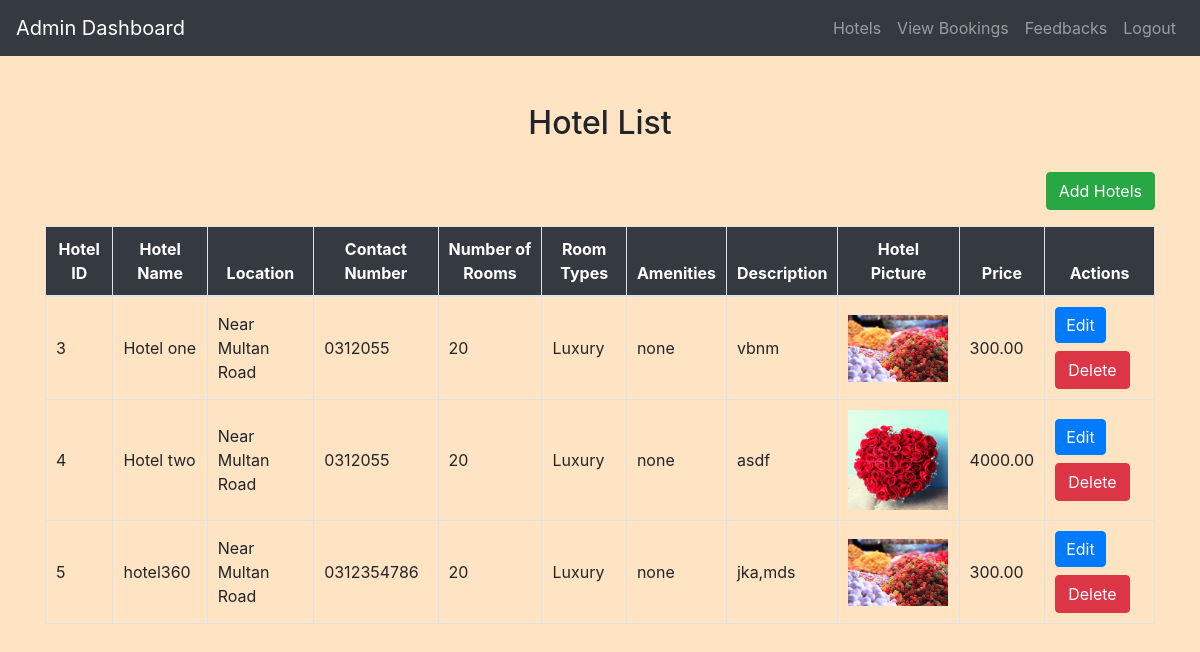
The app's page /admin/manage_hotels.php (signed in) with its own data.
### tables this page shows
CREATE TABLE `hotel` (
  `hotel_id` int(11) NOT NULL,
  `hotel_name` varchar(255) NOT NULL,
  `location` varchar(255) NOT NULL,
  `contact_number` varchar(20) NOT NULL,
  `number_of_rooms` int(11) DEFAULT NULL,
  `room_types` varchar(255) DEFAULT NULL,
  `amenities` varchar(255) DEFAULT NULL,
  `description` text DEFAULT NULL,
  `hotel_picture` varchar(255) NOT NULL,
  `price` decimal(10,2) DEFAULT NULL
);

### admin/manage_hotels.php (the view, shortened to what this page needs)
<?php
include('config.php');
$selectSql = "SELECT * FROM hotel";
$result = $conn->query($selectSql);
?>
<!DOCTYPE html>
<html>
<head>
    <link rel="stylesheet" href="https://maxcdn.bootstrapcdn.com/bootstrap/4.5.2/css/bootstrap.min.css">
    <link rel="stylesheet" href="../css/style.css">
</head>
<body>
    <?php include('admin_navbar.php'); ?>
    <div class="container mt-5">
        <h2>Hotel List</h2>
        <a class="mb-3 btn btn-success float-right add-hotel-btn" href="add_hotel.php">Add Hotels</a>
        <table class="table table-bordered">
            <thead>
                <tr>
                    <th>Hotel ID</th>
                    <th>Hotel Name</th>
                    <th>Location</th>
                    <th>Contact Number</th>
                    <th>Number of Rooms</th>
                    <th>Room Types</th>
                    <th>Amenities</th>
                    <th>Description</th>
                    <th>Hotel Picture</th>
                    <th>Price</th>
                    <th>Actions</th>
                </tr>
            </thead>
            <tbody>
                <?php
                if ($result->num_rows > 0) {
                    while ($row = $result->fetch_assoc()) {
                        echo "<tr>";
                        echo "<td>" . $row["hotel_id"] . "</td>";
                        echo "<td>" . $row["hotel_name"] . "</td>";
                        echo "<td>" . $row["location"] . "</td>";
                        echo "<td>" . $row["contact_number"] . "</td>";
                        echo "<td>" . $row["number_of_rooms"] . "</td>";
                        echo "<td>" . $row["room_types"] . "</td>";
                        echo "<td>" . $row["amenities"] . "</td>";
                        echo "<td>" . $row["description"] . "</td>";
                        echo '<td><img src="' . $row["hotel_picture"] . '" alt="Hotel Picture" style="max-width: 100px;"></td>';
                        echo "<td>" . $row["price"] . "</td>";
                        echo '<td><a href="edit_hotel.php?id=' . $row["hotel_id"] . '" class="mb-2 btn btn-primary">Edit</a>  <a href="?delete=' . $row["hotel_id"] . '" class="btn btn-danger">Delete</a></td>';
                        echo "</tr>";
                    }
                } else {
                    echo "<tr><td colspan='10'>No hotels found.</td></tr>";
                }
                ?>
            </tbody>
        </table>
    </div>
</body>
</html>

### css/style.css (style rules this page uses)
body { background-color: bisque; }
h1, h2, h3, h4 { text-align: center; margin-top: 30px; margin-bottom: 30px; }
.table { width: 100%; border-collapse: collapse; margin-top: 20px; }
.table th, .table td { padding: 10px; border: 1px solid #dee2e6; }
.table thead th { background-color: #f8f9fa; font-weight: bold; text-align: center; }
.table tbody td { vertical-align: middle; }
.table img { max-width: 100px; max-height: 100px; }
.btn-primary { padding: 5px 10px; }

### admin/manage_hotels.php (style rules this page uses)
.table thead th { background-color: #343a40; color: white; }
.table td, .table th { padding: 10px; }
.add-hotel-btn { margin-bottom: 20px; }

### records on screen
hotel: hotel_id "3", hotel_name "Hotel one", location "Near Multan Road", contact_number "0312055", number_of_rooms "20", room_types "Luxury", amenities "none", description "vbnm", hotel_picture (picture), price "300.00"
hotel: hotel_id "4", hotel_name "Hotel two", location "Near Multan Road", contact_number "0312055", number_of_rooms "20", room_types "Luxury", amenities "none", description "asdf", hotel_picture (picture), price "4000.00"
hotel: hotel_id "5", hotel_name "hotel360", location "Near Multan Road", contact_number "0312354786", number_of_rooms "20", room_types "Luxury", amenities "none", description "jka,mds", hotel_picture (picture), price "300.00"
